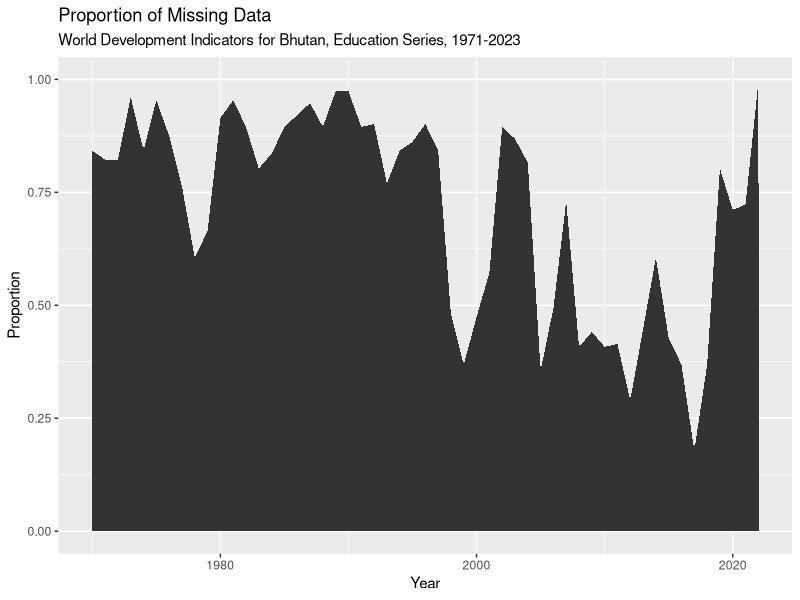
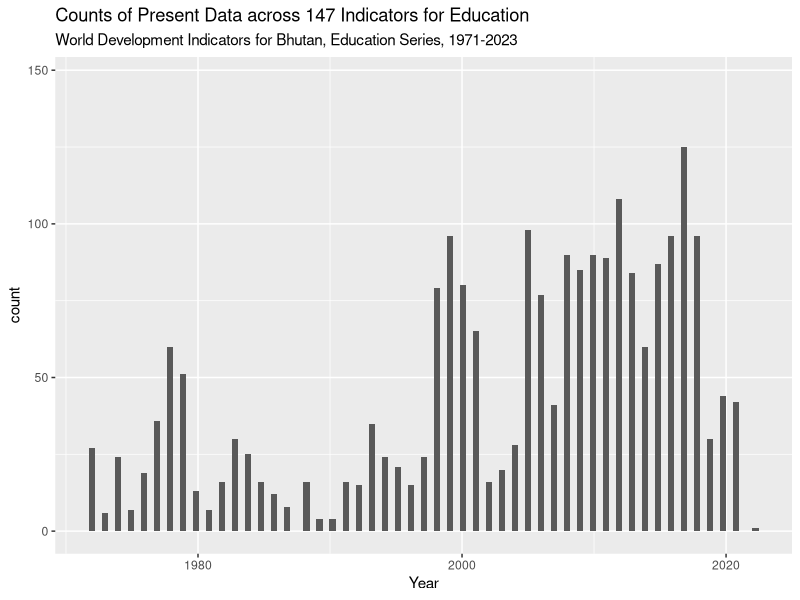
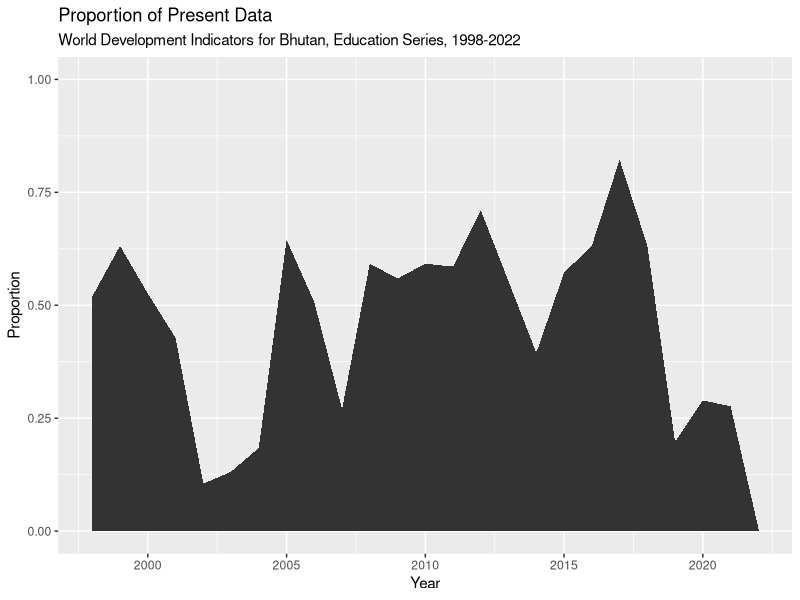
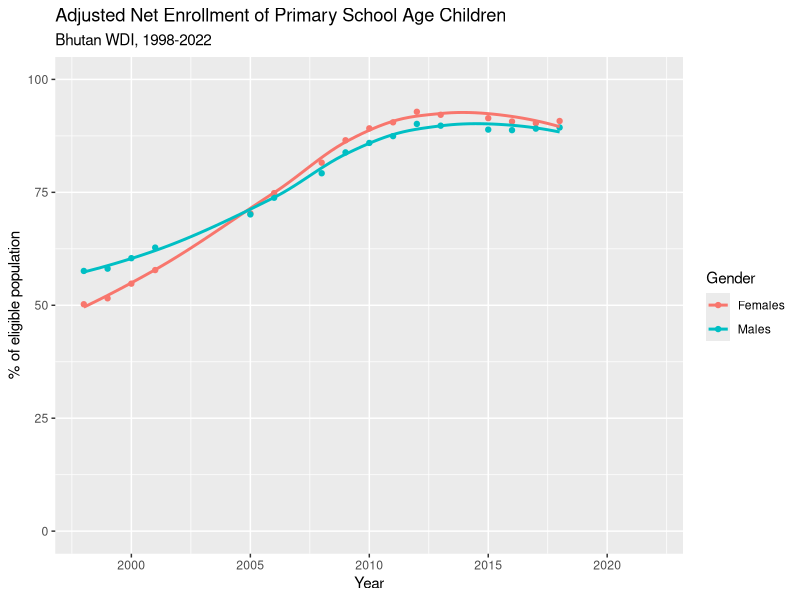
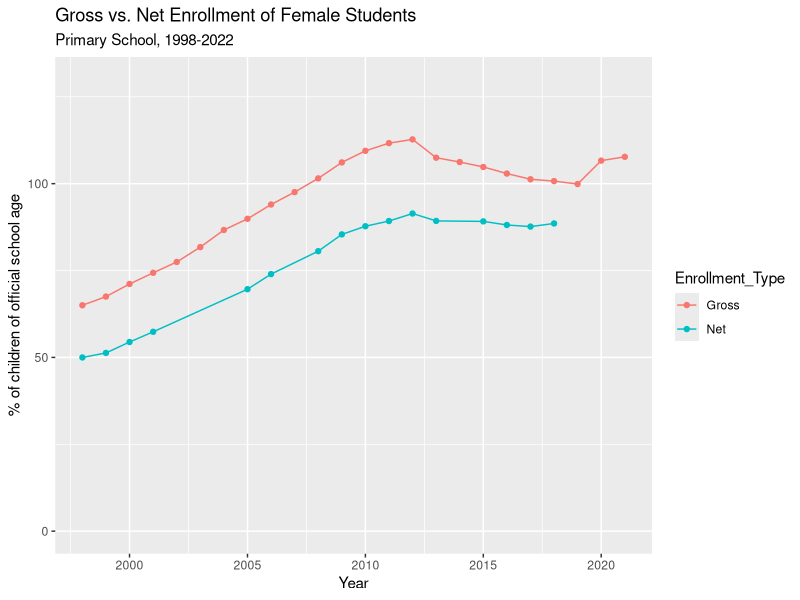
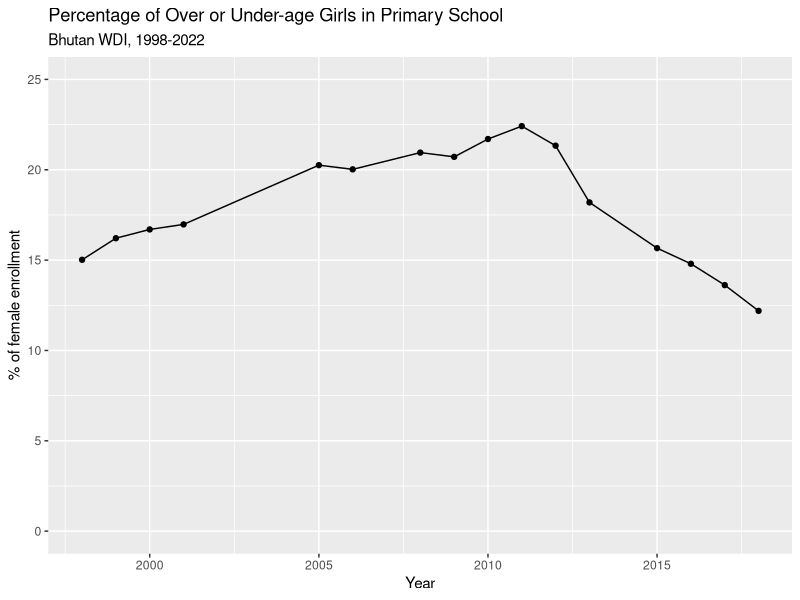
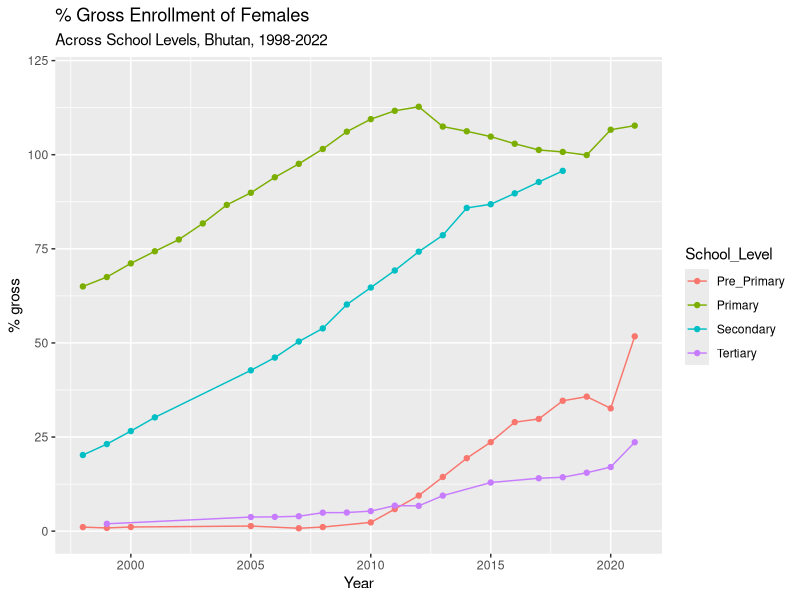
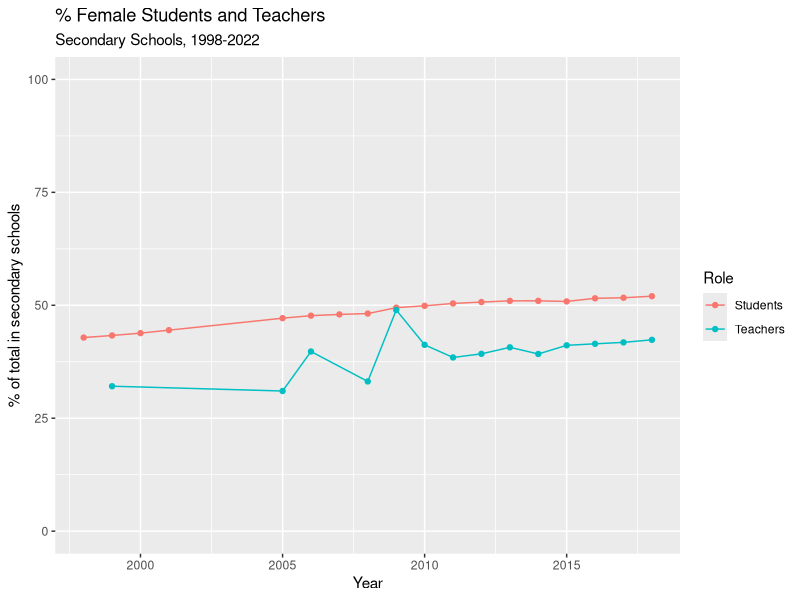

These charts were generated, in order, by the following R code:
## ---- chunk 1
library(tidyverse)
library(readxl)
library(lubridate)
library(dplyr)
## ---- chunk 2
#read in data
BhutanWDI<-read_csv("_data/Bhutan_WDI_Edu.csv")%>%
  select(-c("Country Name", "Country Code", "Series Name"))
BhutanWDI
## ---- chunk 3
# read in metadata
WDImetadata<-read_csv("_data/Bhutan_WDI_Edu_Metadata.csv",
  skip = 153
)
WDImetadata
## ---- chunk 4
WDImetadata%>%
  select("Code","Indicator Name")%>%
  slice(98:121)
## ---- chunk 5
#rename "Series Code" as "Indicator" and remove non-unique code ("SE.")
BhutanWDI_Indicator<-BhutanWDI%>%
  rename(Series_Code = "Series Code")%>%
  mutate(Indicator = str_sub(Series_Code, 4, -1))%>%
  select(-"Series_Code")

#group data with categorical data to describe the unit of analysis, gender in question, and level of schooling in question 
BhutanWDI_grouped<-BhutanWDI_Indicator%>%
  mutate(Unit = case_when(grepl("TENR",Indicator) ~ "adjusted_net_enrollment_rate",
                           grepl("UNER",Indicator) ~ "%_out_of_school",
                           grepl("DURS",Indicator) ~ "duration_in_years",
                           grepl("XPD",Indicator) ~ "%_of_government_expenditure",
                           grepl("CUAT",Indicator) ~ "%_educational_attainment",
                           grepl("GINT",Indicator) ~ "gross_intake_ratio",
                           grepl("LITR",Indicator) ~ "adult_literacy_rate",
                           grepl("LT",Indicator) ~ "youth_literacy_rate",
                           grepl("CMPT",Indicator) ~ "completion_rate",
                           grepl("AGES",Indicator) ~ "starting_age",
                           grepl("NINT",Indicator) ~ "net_intake_ratio",
                           grepl("OENR",Indicator) ~ "over_age_students",
                           grepl("PRS",Indicator) ~ "%_persistence",
                           grepl("ENRL",Indicator) ~ "%_of_pupils",
                           grepl("TCHR",Indicator) ~ "%_of_teachers",
                           grepl("PROG",Indicator) ~ "%_progression",
                           grepl("REPT",Indicator) ~ "%_repeaters",
                           grepl("ENRR",Indicator) ~ "enrollment_%_gross",
                           grepl("NENR",Indicator) ~ "enrollment_%_gross",
                           grepl("ENR.",Indicator) ~ "gender_parity_index",
                           grepl("PRIV",Indicator) ~ "%_private_school",
                           grepl("TCAQ",Indicator) ~ "%_trained_teachers"
  ))%>%
    mutate(Gender = case_when(grepl("FE",Indicator) ~ "Females",
                            grepl("MA",Indicator) ~ "Males",
                            TRUE ~ "Total"
  ))%>%
     mutate(School_Level = case_when(grepl("PRE",Indicator) ~ "Pre_Primary",
                                     grepl("PRM",Indicator) ~ "Primary",
                                     grepl("SEC",Indicator) ~ "Secondary",
                                     grepl("TER",Indicator) ~ "Tertiary",
                                     TRUE ~ "Other"
  ))%>%
#move the categorical variables to the left for readability
  select(Indicator, Unit, Gender, School_Level, everything())

BhutanWDI_grouped
## ---- chunk 6
#count the individual indicators that have the same Unit
stats_BhutanWDI<-BhutanWDI_grouped%>%
  count(Unit)%>%
   arrange(desc(n))
stats_BhutanWDI
## ---- chunk 7
#For all the Year columns, subtract all characters from the column name string, except characters 1-4
colnames(BhutanWDI_grouped)[5:57] <- substr(colnames(BhutanWDI_grouped)[5:57], 1, 4)

#For all the Year columns, add the characters 0101 to the column name string, with no separation. This will allow the function ymd to read these strings as dates (after we pivot_longer into a column)
colnames(BhutanWDI_grouped)[5:57] <- paste(colnames(BhutanWDI_grouped)[5:57],"0101", sep="")

#Pivot the year columns into a single "Year" column
BhutanWDI_long<-BhutanWDI_grouped%>%
  pivot_longer(cols=5:57, names_to="Year", values_to="Value")

#Convert the "Year" column into a date format for easier plotting 
BhutanWDI_long$Year <- ymd(BhutanWDI_long$Year)

BhutanWDI_long
## ---- chunk 8
#re-code missing data in Value as NA in new column "Value_withNA" and remove "Value"
BhutanWDI_long<-BhutanWDI_long%>%
  mutate(Value_withNA = na_if(Value, ".."))%>%
    select(-Value)

#Change the "Value_withNA" column from character to numeric: 
BhutanWDI_long$Value_withNA <- as.numeric(BhutanWDI_long$Value_withNA)

BhutanWDI_long
## ---- chunk 9
#create a new column categorically labeling values as missing or present
BhutanWDI_long<-BhutanWDI_long%>%
  mutate(Missing = case_when(
    is.na(Value_withNA) ~ "missing",
    TRUE ~ "present"
  ))

#create a new dataframe with a column for proportion of indicators that are missing data in each year
BhutanWDI_long_prop<-BhutanWDI_long%>%
  group_by(Year, Missing)%>%
#n=n() means that a variable named n will be assigned the number of rows (i.e. number of observations) in the summarized data
  summarise(n=n())%>%
  group_by(Year)%>%
#create a column with the proportion of indicators with missing data in a given year
  mutate(Proportion = n/sum(n))%>%
  ungroup()

BhutanWDI_long_prop
## ---- chunk 10
BhutanWDI_long_prop%>%
  filter(Missing == "missing")%>%
  ggplot(aes(Year, Proportion))+geom_area()+labs(title = "Proportion of Missing Data", subtitle = "World Development Indicators for Bhutan, Education Series, 1971-2023")+scale_y_continuous(lim=c(0,1))
## ---- chunk 11
BhutanWDI_long%>%
  drop_na(Value_withNA)%>%
  filter(Year>"1971-01-01")%>%
  select("Year","Value_withNA")%>%
  ggplot(aes(Year))+ geom_histogram(binwidth = 180)+labs(title = "Counts of Present Data across 147 Indicators for Education", subtitle = "World Development Indicators for Bhutan, Education Series, 1971-2023")+scale_y_continuous(lim=c(0,147))
## ---- chunk 12
BhutanWDI_long_prop%>%
  filter(Missing == "present")%>%
  filter(Year>"1997-01-01")%>%
  summarise(mean=mean(Proportion, na.rm = TRUE), median=median(Proportion, na.rm = TRUE))
## ---- chunk 13
BhutanWDI_long_prop%>%
  filter(Missing == "present")%>%
  filter(Year>"1997-01-01")%>%
  ggplot(aes(Year, Proportion))+geom_area()+labs(title = "Proportion of Present Data", subtitle = "World Development Indicators for Bhutan, Education Series, 1998-2022")+scale_y_continuous(lim=c(0,1))
## ---- chunk 14
#create new dataframe for primary net enrollment rate for male and female only
PriNER<-BhutanWDI_long%>%
  filter(Year>="1998-01-01")%>%
  filter(str_detect(Indicator, "TENR"))%>% #this step is redundant, but included just to see all indicators related to net enrollment rates
  filter(str_detect(Indicator, "PRM.TENR.FE|PRM.TENR.MA"))%>%
   select(-Missing)
PriNER
## ---- chunk 15
PriNER%>%
  ggplot(aes(x=Year, y=Value_withNA, group=Gender, color=Gender))+geom_point()+labs(title="Adjusted Net Enrollment of Primary School Age Children", subtitle="Bhutan WDI, 1998-2022", y="% of eligible population")+geom_smooth(se=FALSE)+scale_y_continuous(lim=c(0,100))
## ---- chunk 16
#create tibble with summary statistics 
stats_PriNER<-PriNER%>%
  group_by(Gender)%>%
  summarise(mean=mean(Value_withNA, na.rm = TRUE), median=median(Value_withNA, na.rm = TRUE), sd=sd(Value_withNA, na.rm = TRUE), min=min(Value_withNA, na.rm = TRUE), max=max(Value_withNA, na.rm = TRUE))%>%
  mutate(range=max-min)
stats_PriNER
## ---- chunk 17
#create new dataframe for gross and net enrollment rate of females in primary school
Fe_enr_gross_net<-BhutanWDI_long%>%
  filter(Year>="1998-01-01")%>%
  filter(str_detect(Indicator, "PRM.ENRR.FE|PRM.NENR.FE"))%>%
#make these values more readable -- we could also have used "recode" 
  mutate(Indicator = case_when(
    Indicator == "PRM.ENRR.FE" ~ "Gross",
    Indicator == "PRM.NENR.FE" ~ "Net"
  ))%>%
  rename("Enrollment_Type" = "Indicator")%>%
   select(-Missing)
Fe_enr_gross_net
## ---- chunk 18
Fe_enr_gross_net%>%
  drop_na(Value_withNA)%>%
  ggplot(aes(x=Year, y=Value_withNA, group=Enrollment_Type, color=Enrollment_Type))+geom_line()+geom_point()+labs(title="Gross vs. Net Enrollment of Female Students", subtitle="Primary School, 1998-2022", y="% of children of official school age")+scale_y_continuous(lim=c(0,130))
## ---- chunk 19
#create separate columns for type of enrollment calculation
Fe_enr_gross_net_wide<-pivot_wider(Fe_enr_gross_net, names_from=Enrollment_Type, values_from=Value_withNA)
#calculate the difference
Fe_enr_gross_net_wide<-Fe_enr_gross_net_wide%>%
  mutate(Over_Age=Gross-Net)

#plot difference
Fe_enr_gross_net_wide%>%
  drop_na(Over_Age)%>%
  ggplot(aes(x=Year, y=Over_Age))+geom_line()+geom_point()+labs(title="Percentage of Over or Under-age Girls in Primary School", subtitle="Bhutan WDI, 1998-2022", y="% of female enrollment")+scale_y_continuous(lim=c(0,25))
## ---- chunk 20
#create new dataframe for gross enrollment rate of females in pre-primary, primary, secondary, and tertiary levels of schooling
Fe_enr_level<-BhutanWDI_long%>%
  filter(Year>="1998-01-01")%>%
  filter(str_detect(Indicator, "PRE.ENRR.FE|PRM.ENRR.FE|SEC.ENRR.FE|TER.ENRR.FE"))%>%
  select(-Missing)
Fe_enr_level
## ---- chunk 21
Fe_enr_level%>%
  drop_na(Value_withNA)%>%
  ggplot(aes(x=Year, y=Value_withNA, group=School_Level, color=School_Level))+geom_line()+geom_point()+labs(title="% Gross Enrollment of Females", subtitle="Across School Levels, Bhutan, 1998-2022", y="% gross")+scale_y_continuous(lim=c(0,120))
## ---- chunk 22
stats_Fe_enr_level<-Fe_enr_level%>%
  group_by(School_Level)%>%
  summarise(mean=mean(Value_withNA, na.rm = TRUE), median=median(Value_withNA, na.rm = TRUE), min=min(Value_withNA, na.rm = TRUE), max=max(Value_withNA, na.rm = TRUE))%>%
  mutate(range=max-min)
stats_Fe_enr_level
## ---- chunk 23
#create new dataframe for % female pupils and % female teachers in secondary school 
Sec_Stud_Teach<-BhutanWDI_long%>%
  filter(Year>="1998-01-01")%>%
  filter(str_detect(Indicator, "SEC.ENRL.FE.ZS|SEC.TCHR.FE.ZS"))%>%
#make these values more readable -- I could also have used "recode" 
  mutate(Indicator = case_when( 
    Indicator == "SEC.ENRL.FE.ZS" ~ "Students",
    Indicator == "SEC.TCHR.FE.ZS" ~ "Teachers"
  ))%>%
  rename("Role" = "Indicator")%>%
  select(-Missing)
Sec_Stud_Teach
## ---- chunk 24
Sec_Stud_Teach%>%
  drop_na(Value_withNA)%>%
  ggplot(aes(x=Year, y=Value_withNA, group=Role, color=Role))+geom_line()+geom_point()+labs(title="% Female Students and Teachers", subtitle="Secondary Schools, 1998-2022", y="% of total in secondary schools")+scale_y_continuous(lim=c(0,100))
## ---- chunk 25
stats_Sec_Stud_Teach<-Sec_Stud_Teach%>%
  group_by(Role)%>%
  summarise(mean=mean(Value_withNA, na.rm = TRUE), median=median(Value_withNA, na.rm = TRUE), sd=sd(Value_withNA, na.rm = TRUE), min=min(Value_withNA, na.rm = TRUE), max=max(Value_withNA, na.rm = TRUE))%>%
  mutate(range=max-min)
stats_Sec_Stud_Teach
## ---- chunk 26
BhutanWDI_long_prop%>%
  filter(Missing == "missing")%>%
  ggplot(aes(Year, Proportion))+geom_line()+labs(title = "Proportion of Missing Data", subtitle = "World Development Indicators for Bhutan, Education Series, 1971-2023")
## ---- chunk 27
BhutanWDI_long_prop%>%
  filter(Missing == "present")%>%
  ggplot(aes(Year, Proportion))+geom_line()+labs(title = "Proportion of Missing Data", subtitle = "World Development Indicators for Bhutan, Education Series, 1971-2023")
## ---- chunk 28
BhutanWDI_long%>%
  drop_na(Value_withNA)%>%
  filter(Year>"1997-01-01")%>%
  #count(Value_withNA)%>%
  #select("Year","Value_withNA")%>%
  ggplot(aes(Year))+ geom_histogram(binwidth = 180)
## ---- chunk 29
BhutanWDI_long%>%
  drop_na(Value_withNA)%>%
  filter(Year>"1971-01-01")%>%
  filter(grepl("TENR", Indicator))%>%
  select("Year","Value_withNA")%>%
  ggplot(aes(Year))+geom_histogram(binwidth = 90)
## ---- chunk 30
BhutanWDI_long%>%
#drop rows with NA values
  drop_na(Value_withNA)%>%
#only look at years after Bhutan started data collection
  filter(Year>"1997-01-01")%>%
#look at indicators for Adjusted Net Enrollment (Female, Male, and Total)
  filter(grepl("TENR", Indicator))%>%
#list the years with data
  distinct(Year)
## ---- chunk 31
#% of adults over 25 years who have completed upper secondary school
BhutanWDI_long%>%
  drop_na(Value_withNA)%>%
  filter(Indicator %in% c('SEC.CUAT.UP.FE.ZS', 'SEC.CUAT.UP.MA.ZS'))%>%
  ggplot(aes(x=Year, y=Value_withNA, col=Gender)) + geom_point()
